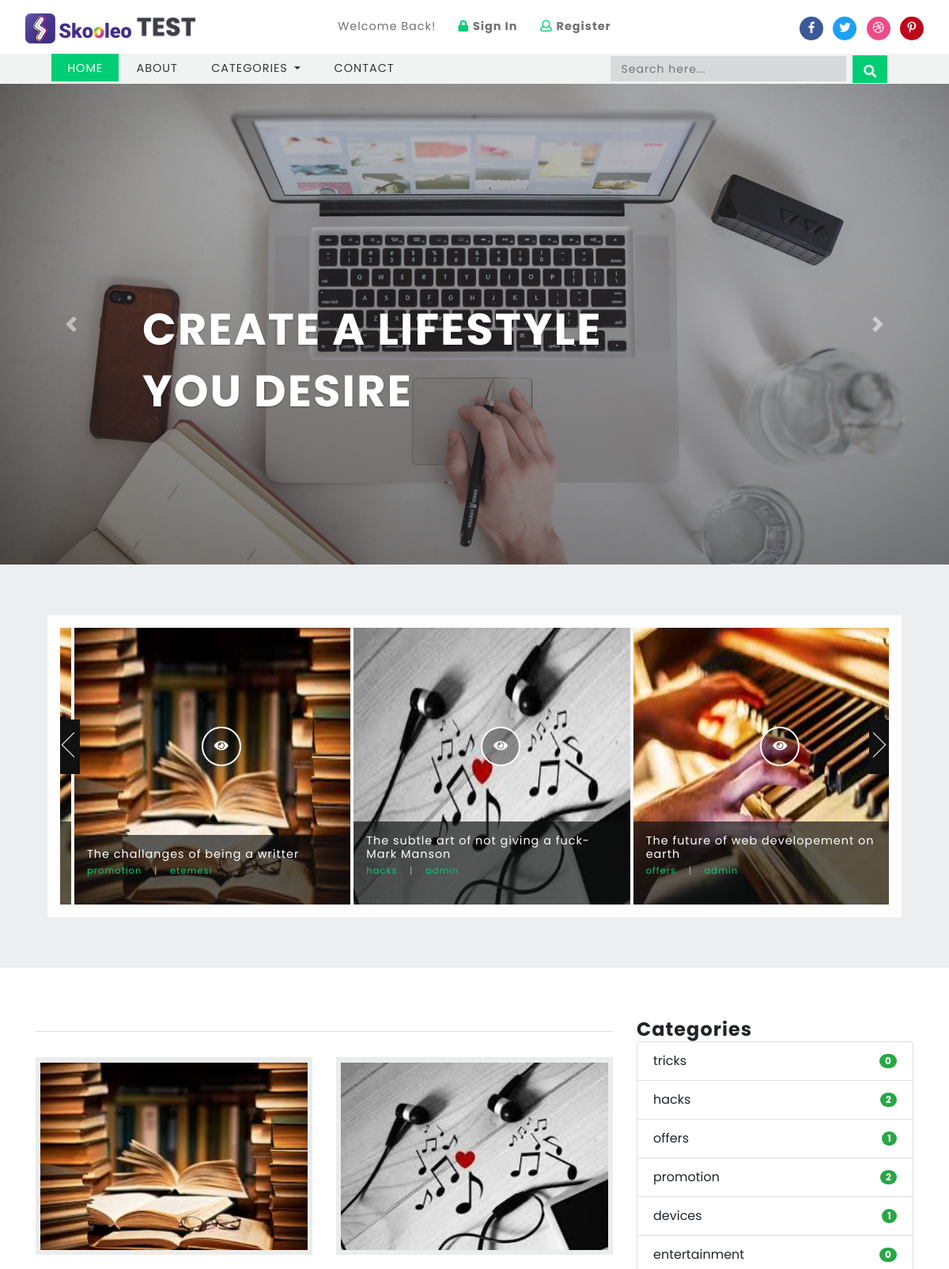
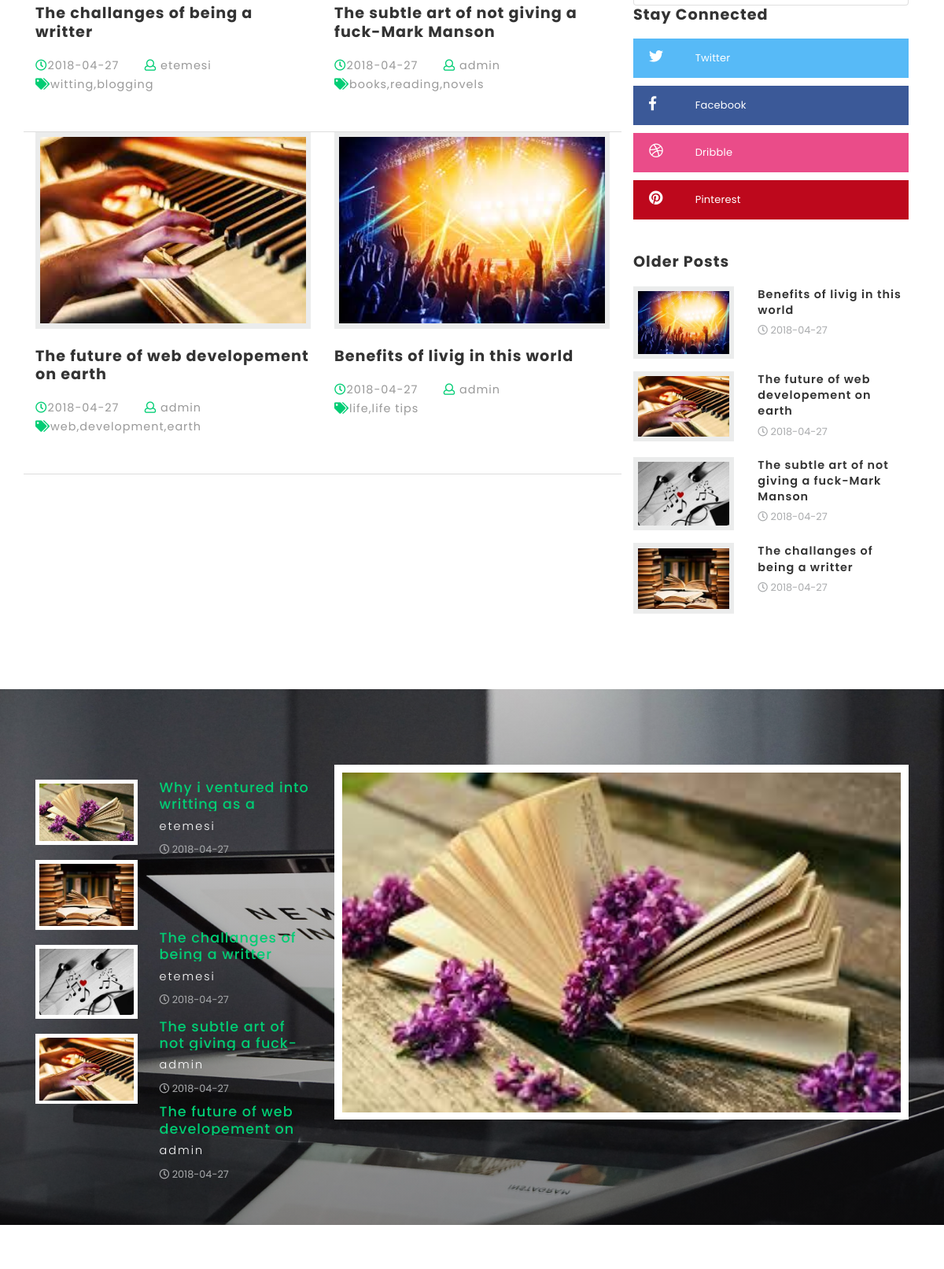
The page / (upper part) on the database its author committed (2 pictures, top to bottom).
### tables this page shows
CREATE TABLE `titles` (
  `id` int(10) UNSIGNED NOT NULL,
  `website_name` varchar(40) DEFAULT NULL,
  `tagline` varchar(40) DEFAULT NULL,
  `icon` varchar(40) DEFAULT NULL,
  `keywords` varchar(220) DEFAULT NULL,
  `short_description` varchar(200) DEFAULT NULL,
  `bannertext1` varchar(150) DEFAULT NULL,
  `bannertext2` varchar(150) DEFAULT NULL,
  `bannertext3` varchar(150) DEFAULT NULL,
  `bannertext4` varchar(150) DEFAULT NULL,
  `detailed_description` text,
  `address` varchar(40) DEFAULT NULL,
  `email` varchar(80) DEFAULT NULL,
  `phone` varchar(40) DEFAULT NULL,
  `googlemap` varchar(255) DEFAULT NULL
);

CREATE TABLE `blogs` (
  `id` int(10) UNSIGNED NOT NULL,
  `title` varchar(190) NOT NULL,
  `tags` varchar(40) NOT NULL,
  `content` text NOT NULL,
  `photo` varchar(50) NOT NULL,
  `posted` varchar(40) NOT NULL,
  `date` date DEFAULT NULL,
  `author` varchar(40) DEFAULT NULL,
  `category` varchar(40) NOT NULL
);

CREATE TABLE `blog_categories` (
  `id` int(10) UNSIGNED NOT NULL,
  `name` varchar(40) NOT NULL
);

### libs/fetch_data.php (the view, shortened to what this page needs)
<?php
function countcategories(){
	require("database/db_connect.php");
	$sql="SELECT * FROM blog_categories LIMIT 10";
	if ($result=mysqli_query($con,$sql))
	{
		foreach ($result as $categoriescount => $categorydata) {
			$categoryid=$categorydata['id'];
			$sql="SELECT * FROM blogs WHERE category='$categoryid'";
			if ($result=mysqli_query($con,$sql)) {
				$rowcountcategory=mysqli_num_rows($result);
			}
			echo '<li class="list-group-item d-flex justify-content-between align-items-center">
			'.$categorydata['name'].'
			<span class="badge badge-success badge-pill">'.$rowcountcategory.'</span>
			</li>';
		}
	}
}
function getbannertext($table,$position){
	require("database/db_connect.php");
	$sql="SELECT * FROM $table ";
	if ($result=mysqli_query($con,$sql))
	{
		foreach ($result as $titles => $bannertext) {
			if ($position==1) {
				echo ''.$bannertext['bannertext1'].'';
			}
			elseif ($position==2) {
				echo ''.$bannertext['bannertext2'].'';
			}
			elseif ($position==3) {
				echo ''.$bannertext['bannertext3'].'';
			}
			elseif ($position==4) {
				echo ''.$bannertext['bannertext4'].'';
			}
		}
	}
}
function getwebname($table){
	require("database/db_connect.php");
	$sql="SELECT * FROM $table ";
	if ($result=mysqli_query($con,$sql))
	{
		$rowcount=mysqli_num_rows($result);
		if ($rowcount==0) {
			echo 'No Name!!';
		}
		foreach ($result as $titles => $blogname) {
			echo ''.$blogname['website_name'].'';
		}
	}
}
function getlinks($table,$platform){
	require("database/db_connect.php");
	$sql="SELECT * FROM $table ";
	if ($result=mysqli_query($con,$sql))
	{
		$rowcount=mysqli_num_rows($result);
		if ($rowcount==0) {
			echo '#';
		}
		foreach ($result as $link => $site) {
			if ($platform=="facebook") {
				echo ''.$site['facebook'].'';
			}
			elseif ($platform=="twitter") {
				echo ''.$site['twitter'].'';
			}
			elseif ($platform=="googleplus") {
				echo ''.$site['googleplus'].'';
			}
			elseif ($platform=="pinterest") {
				echo ''.$site['pinterest'].'';
			}
			elseif ($platform=="dribble") {
				echo ''.$site['dribble'].'';
			}
		}
	}
}
function getcategoriesmenu($table)
{
	require("database/db_connect.php");
	$sql="SELECT * FROM $table ";
	if ($result=mysqli_query($con,$sql))
	{
		$rowcount=mysqli_num_rows($result);
		if ($rowcount==0) {
			echo 'No Categories';
		}
		foreach ($result as $blog_categories => $category) {
			echo '<a class="dropdown-item" href="category.php?id='.$category['id'].'">'.$category['name'].'</a>
			<div class="dropdown-divider"></div>';
		}
	}
}
function getbottomsliderposts($table){
	require("database/db_connect.php");
	$sql="SELECT * FROM $table WHERE posted='publish' ORDER BY id DESC LIMIT 3";
	if ($result=mysqli_query($con,$sql))
	{
		foreach ($result as $sliderposts => $slideritem) {
			$category_id=$slideritem['category'];
			$sql="SELECT * FROM blog_categories WHERE id='$category_id'";
			if ($result=mysqli_query($con,$sql))
			{
				foreach ($result as $results => $actualcategory) {
					$ctgry=$actualcategory['name'];
				}
			}
			echo '<li>
			<div class="blog-item">
			<img src="blogadmin/images/'.$slideritem['photo'].'" alt="fantastic cms" class="img-fluid" style="width:450px;height:350px"/>
			<button type="button" class="btn btn-primary play">
			<a href="single.php?id='.$slideritem['id'].'" style="text-decoration:none;color:white"><i class="fas fa-eye"></i></a>
			</button>
			<div class="floods-text">
			<h3>'.$slideritem['title'].'
			<span>'.$ctgry.'
			<label>|</label>
			<i>'.$slideritem['author'].'</i>
			</span>
			</h3>
			</div>
			</div>
			</li>';
		}
	}
}
function getblogridposts($table){
	require("database/db_connect.php");
	$sql="SELECT * FROM $table WHERE posted='publish' ORDER BY id DESC LIMIT 8";
	if ($result=mysqli_query($con,$sql))
	{
		foreach ($result as $bloggrid => $griditem) {
			echo '<div class="col-md-6 blog-grid-top">
			<div class="b-grid-top">
			<div class="blog_info_left_grid">
			<a href="single.php?id='.$griditem['id'].'">
			<img src="blogadmin/images/'.$griditem['photo'].'" class="img-fluid" alt="fantastic cms" style="width:350px;height:250px">
			</a>
			</div>
			<h3>
			<a href="single.php?id='.$griditem['id'].'">'.$griditem['title'].'</a>
			</h3>
			</div>
			<ul class="blog-icons">
			<li>
			<a href="#">
			<i class="far fa-clock"></i>'.$griditem['date'].'</a>
			</li>
			<li class="mx-2">
			<a href="#">
			<i class="far fa-user"></i> '.$griditem['author'].'</a>
			</li>
			<li>
			<a href="#">
			<i class="fas fa-tags"></i>'.$griditem['tags'].'</a>
			</li>
			</ul>
			</div>';
		}
	}
}
function getolderposts($table){
	require("database/db_connect.php");
	$sql="SELECT * FROM $table WHERE posted='publish' ORDER BY id ASC LIMIT 8";
	if ($result=mysqli_query($con,$sql))
	{
		foreach ($result as $olderposts => $op) {
			echo '<div class="blog-grids row mb-3">
			<div class="col-md-5 blog-grid-left">
			<a href="single.php?id='.$op['id'].'">
			<img src="blogadmin/images/'.$op['photo'].'" class="img-fluid" alt="fantastic cms">
			</a>
			</div>
			<div class="col-md-7 blog-grid-right">
			<h5>
			<a href="single.php?id='.$op['id'].'">'.$op['title'].'</a>
			</h5>
			<div class="sub-meta">
			<span>
			<i class="far fa-clock"></i> '.$op['date'].'</span>
			</div>
			</div>
			</div>';
		}
	}
}
function getfour($table){
	require("database/db_connect.php");
	$sql="SELECT * FROM $table ORDER BY id DESC LIMIT 4";
	if ($result=mysqli_query($con,$sql))
	{
		foreach ($result as $thefour => $fourdata) {
			echo '<li>
			<a href="blogadmin/images/'.$fourdata['photo'].'">
			<img src="blogadmin/images/'.$fourdata['photo'].'" alt="fantastic cms" data-desoslide-caption="<h3>Latest Post '.$fourdata['id'].'</h3>">
			<div class="mid-text-info">
			<h4 style="height:40px;overflow:hidden;text-overflow:ellipsis">'.$fourdata['title'].'</h4>
			<p>'.$fourdata['author'].'</p>
			<div class="sub-meta">
			<span>
			<i class="far fa-clock"></i> '.$fourdata['date'].'</span>
			</div>
			</div>
			</a>
			</li>';
		}
	}
}
?>

### css/style.css (style rules this page uses)
html, body { margin: 0; font-size: 100%; font-family: 'Poppins', sans-serif; background: #fff; }
body a { text-decoration: none; transition: 0.5s all; -webkit-transition: 0.5s all; -moz-transition: 0.5s all; -o-transition: 0.5s all; -ms-transition: 0.5s all; }
h1, h2, h3, h4, h5, h6 { margin: 0; font-family: 'Poppins', sans-serif; letter-spacing:1px; }
p { margin: 0; font-size: 0.9em; color: #777777; line-height: 2em; letter-spacing: 1px; font-weight: 300; }
ul { margin: 0; padding: 0; }
.carousel-caption span { display:block; }
.nbs-flexisel-item { float: left; margin:0 2px; padding: 0em; position: relative; line-height: 0px; }
.blog-item { position:relative; }
.floods-text { position: absolute; bottom:0%; left:0%; padding: 1em; background: rgba(14, 15, 16, 0.67); width:100%; }
.floods-text h3 { font-size:.9em; color:#fff; margin:0; font-weight:400; }
.floods-text h3 span { display: block; color: #01cd74; margin: .5em 0 1em; font-size: .8em; }
.floods-text h3 label { color: #B2B2B2; padding: 0 1em; }
.floods-text h3 i { font-style:normal; color:#01cd74; }
button.btn.btn-primary.play { width:50px; height:50px; border-radius: 50%; -webkit-border-radius: 50%; -moz-border-radius: 50%; -o-border-radius: 50%; -ms-border-radius: 50%; outline: none; cursor: pointer; border:2px solid #fff; background-color:rgba(0, 0, 0, 0.37); position:absolute; left:46%; bottom:50%; }
.b-grid-top { position: relative; }
.blog_info_left_grid { position: relative; overflow: hidden; }
.blog_info_left_grid img { -moz-transition: all 1s; -o-transition: all 1s; -webkit-transition: all 1s; transition: all 1s; background: #ebecec; padding: .4em; }
.blog-grid-top h3,.two-blog2 h3,h5.card-title { font-size: 1.2em; margin: 1.2em 0 1em 0; font-weight: 700; }
.blog-grid-top h3 a,.two-blog2 h3 a,h5.card-title a { color: #333333; }
.blog-grid-top { border-bottom: 1px solid #ddd; padding-bottom: 3em; }
ul.blog-icons li { display: inline-block; margin-right: 20px; list-style:none; }
ul.blog-icons a { font-size: 0.9em; letter-spacing: 1px; color: #999; }
ul.blog-icons i { color: #01cd74; }
.tech-btm img { background: #ebecec; padding: .4em; }
.tech-btm h5 { font-size: 0.9em; line-height: 1.4em; font-weight: 600; }
.tech-btm h5 a { color:#333; }
.sub-meta span { font-size: 0.8em; color: #a9abad; line-height: 2.5em; }
.list-inline> li { margin: 1.2em 0; display: block; padding: 0; }
.list-inline> li a { display: block; }
.mid-text-info h4 { color: #01cd74; font-size: 1.1em; }
.mid-text-info p { margin-top: 0.3em; letter-spacing: 2px; color: #fff; }
.list-inline> li a img { width: 37%; background: #ffffff; padding: .3em; }
.mid-text-info { float: right; width: 55%; }

### rows shown on the page
titles: bannertext1 "CREATE A LIFESTYLE YOU DESIRE"
blogs: photo (picture), title "The challanges of being a writter", author "etemesi", date "2018-04-27", tags "witting,blogging"
blog_categories: name "promotion", rowcountcategory "2"
blogs: photo (picture), title "The subtle art of not giving a fuck-Mark Manson", author "admin", date "2018-04-27", tags "books,reading,novels", title "The subtle art of not giving a…"
blog_categories: name "hacks", rowcountcategory "2"
blogs: photo (picture), title "The future of web developement on earth", author "admin", date "2018-04-27", tags "web,development,earth", title "The future of web developement on…"
blog_categories: name "offers", rowcountcategory "1"
blogs: photo (picture), title "Benefits of livig in this world", date "2018-04-27", author "admin", tags "life,life tips"
blog_categories: name "tricks", rowcountcategory "0"
blog_categories: name "devices", rowcountcategory "1"
blog_categories: name "entertainment", rowcountcategory "0"
blogs: photo (picture), title "Why i ventured into writting as a…", author "etemesi", date "2018-04-27"
